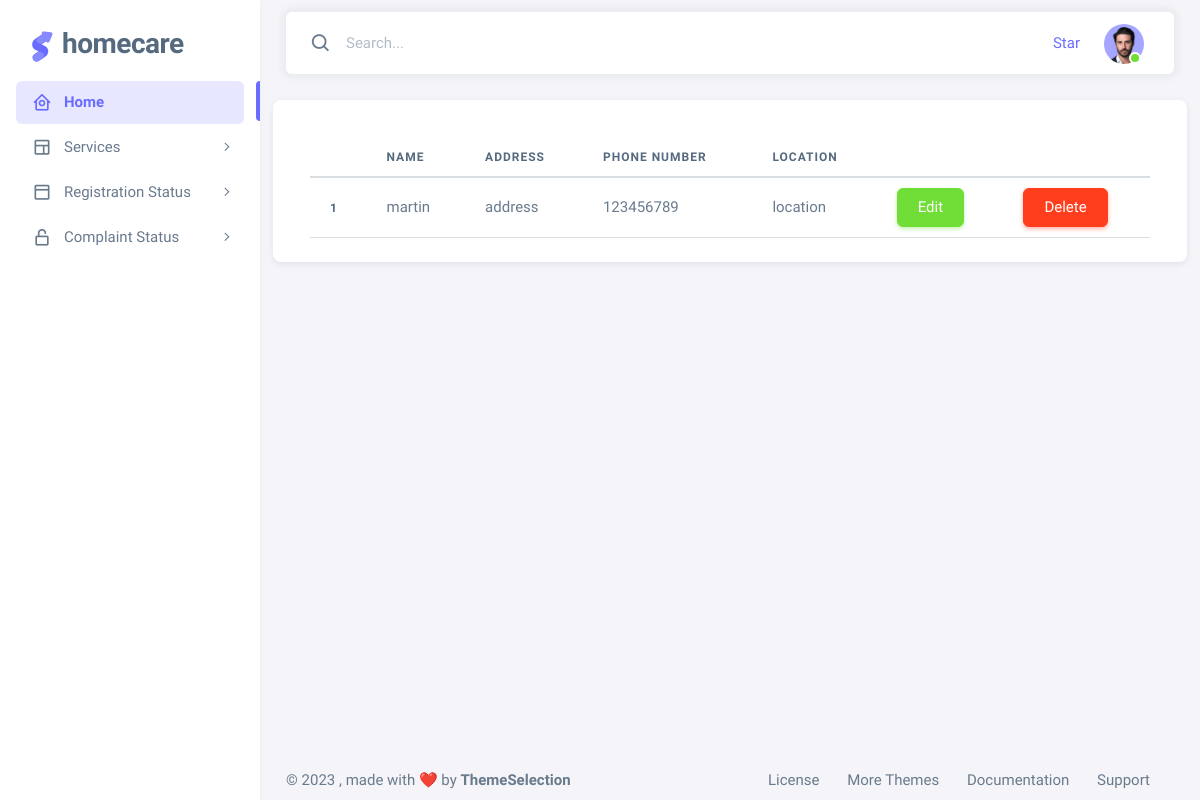
/Customer_view (signed in), run on the app's committed database.
### app1/models.py (models this page shows, shortened)
class Customer(models.Model):
    user = models.ForeignKey(Login, on_delete=models.CASCADE,)
    name = models.CharField(max_length=30,unique=True,null=True)
    address = models.TextField()
    phone_number = models.IntegerField()
    location = models.TextField()

### app1/views.py (the view)
# urls.py: path('Customer_view', views.Customer_view, name='Customer_view'),
@login_required(login_url='login_view')
def Customer_view(request):
    obj = Customer.objects.all()
    return render(request, 'admintemp/Customer_view.html', {'obj': obj})

### templates/admintemp/Customer_view.html (shortened to what this page needs)
{% extends 'admintemp/index.html'%}
{% load crispy_forms_tags %}
{%  block content %}
<div class="card" style="width: 70rem;">
  <div class="card-body">
        <table class ='table'>
            <thead>
            <tr>
                <th scope="col"></th>
                <th>NAME</th>
                <th>ADDRESS</th>
                <th>PHONE NUMBER</th>
                <th>LOCATION</th>
            </tr>
            </thead>
            <tbody>
            {% for i in obj %}
            <tr>
                <th scope="row">{{forloop.counter}}</th>
                <td>{{i.name}}</td>
                <td>{{i.address}}</td>
                <td>{{i.phone_number}}</td>
                <td>{{i.location}}</td>
                <td><a href="{% url 'Customer_edit_views' i.id %}" class="btn btn-success" tabindex="-1" role="button" aria-disabled="true">Edit</a></td>
                <td><a href="{% url 'Customer_delete_views' i.id %}" class="btn btn-danger" tabindex="-1" role="button" aria-disabled="true">Delete</a></td>
            </tr>
            {% endfor %}
            </tbody>
        </table>
        </div>
</div>
{% endblock %}

### data on the page
Customer: name "martin", address "address", phone_number "123456789", location "location"
